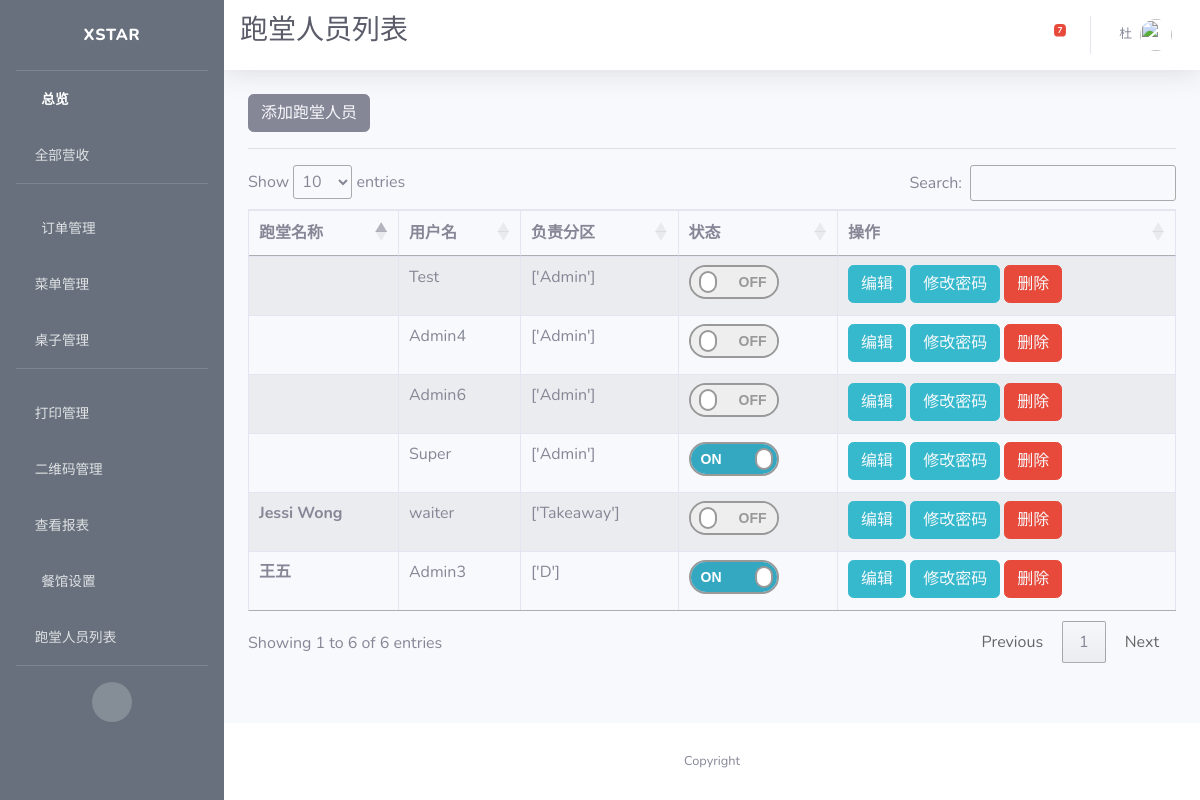
Screenshot of /admin/users/manage (signed in) with the database file from the repository.
### app/models.py (models this page shows, shortened)
class User(UserMixin, db.Model):
    id = db.Column(db.Integer, primary_key=True)
    username = db.Column(db.String(64), index=True, unique=True, nullable=False)
    alias = db.Column(db.String(64))
    email = db.Column(db.String(120), unique=True)
    password_hash = db.Column(db.String(128))
    permissions = db.Column(db.Integer)
    container = db.Column(db.String(300))

### app/routes.py (the view)
@app.route('/admin/users/manage')
@login_required
def users_manage():
    referrer = request.headers.get('Referer')
    if current_user.permissions < 2:
        return render_template('auth_error.html', referrer=referrer)
    users = User.query.filter(User.id != current_user.id,
                              User.permissions <= current_user.permissions).all()
    user2container = {user.id: json.loads(user.container) for user in users
                      if user.container is not None}
    user_in_use = {user.id: json.loads(user.container).get('inUse') for user in users}
    return render_template('users_manage.html',
                           users=users,
                           user2container=user2container,
                           user_in_use=user_in_use)

### app/models.py (called while the page is built)
@login.user_loader
def load_user(id):
    return User.query.get(int(id))

### app/templates/users_manage.html (shortened to what this page needs)
{% extends 'base.html' %}
{% block css %}
<link rel="stylesheet" type="text/css" href="https://cdn.datatables.net/1.10.19/css/jquery.dataTables.css">
<link rel="stylesheet" type="text/css" href="https://cdnjs.cloudflare.com/ajax/libs/twitter-bootstrap/4.1.3/css/bootstrap.css">
<link rel="stylesheet" type="text/css" href="https://cdn.datatables.net/1.10.19/css/dataTables.bootstrap4.min.css">
<link rel="stylesheet" href={{ url_for('static', filename='css/table_switch.css') }}>
{% endblock %}
{% block title %}
<h1 class="h3 mb-2 text-gray-800">跑堂人员列表</h1>
<br>
{% endblock %}
{% block content %}
<button type="button" class="btn btn-secondary">
  <a href={{ url_for('add_user') }} style="color: rgb(247, 249, 252)">
    添加跑堂人员
  </a>
</button>
<hr>
<div class="row">
    <div class="col-sm-12">
        <table id="example" class="table table-striped table-bordered">
      <thead>
        <tr>
          <th scope="col">跑堂名称</th>
          <th scope="col">用户名</th>
          <th scope="col">负责分区</th>
          <th scope="col">状态</th>
          <th scope="col">操作</th>
        </tr>
      </thead>
      <tbody>
        {% for user in users %}
        <tr>
          <th scope="row">{{user.alias}}</th>
          <td>{{user.username}}</td>
          {% if user2container.get(user.id) %}
          <td>{{ user2container.get(user.id).get('section') }}</td>
          {% else %}
          <td></td>
          {% endif %}
          <td>
            <div class="onoffswitch">
              <label class="onoffswitch-label" for={{user.id}}>
                  <span class="onoffswitch-switch"></span>
              </label>
            </div>
          </td>
          <td>
            <span>
              <button type="button" class="btn btn-info"><a style="color: rgb(247, 249, 252)" href={{ url_for('edit_user', user_id=user.id) }}>编辑</a></button>
            </span>
            <span>
              <button type="button" class="btn btn-info"><a style="color: rgb(247, 249, 252)" href={{ url_for('update_password', user_id=user.id) }}>修改密码</a></button>
            </span>
            <span>
              <button type="button" class="btn btn-danger"><a style="color: rgb(247, 249, 252)" href={{ url_for('delete_user', user_id=user.id) }}>删除</a></button>
            </span>
          </td>
        </tr>
        {% endfor %}
      </tbody>
    </table>
    </div>
</div>
{% endblock %}

### app/templates/base.html (shortened to what this page needs)
<!DOCTYPE html>
<html lang="en">
<head>
  {% block css %}
  {% endblock %}
  <link href="{{ url_for('static', filename='fontawesome-free/css/all.min.css') }}" rel="stylesheet" type="text/css">
  <link href="{{ url_for('static', filename='css/sb-admin-2.min.css')}}" rel="stylesheet">
</head>
<body id="page-top">
  <div id="wrapper">
    <ul class="navbar-nav bg-gradient-primary sidebar sidebar-dark accordion" id="accordionSidebar">
      <a class="sidebar-brand d-flex align-items-center justify-content-center" href="{{ url_for('index') }}">
        <div class="sidebar-brand-text mx-3">Xstar</div>
      </a>
      <hr class="sidebar-divider my-0">
      <li class="nav-item active">
        <a class="nav-link" href="{{url_for('index') }}">
          <i class="fas fa-fw fa-tachometer-alt"></i>
          <span>总览</span></a>
      </li>
      <li class="nav-item">
        <a class="nav-link collapsed" href="#" data-toggle="collapse" data-target="#collapseOne" aria-expanded="true" aria-controls="collapseOne">
          <i class="fas fa-money-bill-alt"></i>
          <span>全部营收</span>
        </a>
      </li>
      <hr class="sidebar-divider">
      <li class="nav-item">
        <a class="nav-link collapsed" href="#" data-toggle="collapse" data-target="#collapseTwo" aria-expanded="true" aria-controls="collapseTwo">
          <i class="fas fa-fw fa-cog"></i>
          <span>订单管理</span>
        </a>
      </li>
      <li class="nav-item">
        <a class="nav-link collapsed" href="#" data-toggle="collapse" data-target="#collapseMenu" aria-expanded="true" aria-controls="collapseTwo">
        <i class="fas fa-utensils"></i>
          <span>菜单管理</span>
        </a>
      </li>
      <li class="nav-item">
        <a class="nav-link collapsed" href="#" data-toggle="collapse" data-target="#collapseUtilities" aria-expanded="true" aria-controls="collapseUtilities">
          <i class="fas fa-chair"></i>
          <span>桌子管理</span>
        </a>
      </li>
      <hr class="sidebar-divider">
      <li class="nav-item">
        <a class="nav-link collapsed" href="#" data-toggle="collapse" data-target="#collapsePages" aria-expanded="true" aria-controls="collapsePages">
          <i class="fas fa-print"></i>
          <span>打印管理</span>
        </a>
      </li>
      <li class="nav-item">
        <a class="nav-link" href={{ url_for('qrcode_manage') }}>
          <i class="fas fa-qrcode"></i>
          <span>二维码管理</span>
        </a>
      </li>
      <li class="nav-item">
        <a class="nav-link collapsed" href="#" data-toggle="collapse" data-target="#collapseLogs" aria-expanded="true" aria-controls="collapseUtilities">
          <i class="far fa-sticky-note"></i>
          <span>查看报表</span>
        </a>
      </li>
      <li class="nav-item">
        <a class="nav-link" href="{{ url_for('set_store') }}">
          <i class="fas fa-fw fa-wrench"></i>
          <span>餐馆设置</span></a>
      </li>
      <li class="nav-item">
        <a class="nav-link" href="{{ url_for('users_manage') }}">
          <i class="fas fa-users"></i>
          <span>跑堂人员列表</span></a>
      </li>
      <hr class="sidebar-divider d-none d-md-block">
      <div class="text-center d-none d-md-inline">
        <button class="rounded-circle border-0" id="sidebarToggle"></button>
      </div>
    </ul>
    <div id="content-wrapper" class="d-flex flex-column">
      <div id="content">
        <nav class="navbar navbar-expand navbar-light bg-white topbar mb-4 static-top shadow">
          {% block title %}
          {% endblock %}
          <ul class="navbar-nav ml-auto">
            <li class="nav-item dropdown no-arrow mx-1">
              <a class="nav-link dropdown-toggle" href="#" id="messagesDropdown" role="button" data-toggle="dropdown" aria-haspopup="true" aria-expanded="false">
                <i class="fas fa-envelope fa-fw"></i>
                <span class="badge badge-danger badge-counter">7</span>
              </a>
            </li>
            <li class="nav-item dropdown no-arrow">
              <a class="nav-link dropdown-toggle" href="#" id="userDropdown" role="button" data-toggle="dropdown" aria-haspopup="true" aria-expanded="false">
                <span class="mr-2 d-none d-lg-inline text-gray-600 small">{{ current_user.alias }}</span>
                <img class="img-profile rounded-circle" src="https://source.unsplash.com/QAB-WJcbgJk/60x60">
              </a>
            </li>
          </ul>
        </nav>
        <div class="container-fluid">
          {% block content %}{% endblock %}
        </div>
      </div>
      <footer class="sticky-footer bg-white">
        <div class="container my-auto">
          <div class="copyright text-center my-auto">
            <span>Copyright {{ title }}</span>
          </div>
        </div>
      </footer>
    </div>
  </div>
</body>
</html>

### app/static/css/table_switch.css (style rules this page uses)
.onoffswitch { position: relative; width: 90px; -webkit-user-select:none; -moz-user-select:none; -ms-user-select: none; }
.onoffswitch-label { display: block; overflow: hidden; cursor: pointer; border: 2px solid #999999; border-radius: 20px; }
.onoffswitch-switch { display: block; width: 18px; margin: 6px; background: #FFFFFF; position: absolute; top: 0; bottom: 0; right: 56px; border: 2px solid #999999; border-radius: 20px; transition: all 0.3s ease-in 0s; }
.onoffswitch-checkbox:checked + .onoffswitch-label .onoffswitch-switch { right: 0px; }

### app/templates/base.html (style rules this page uses)
.bg-gradient-primary { background-image: linear-gradient(180deg,#67707c 10%,#67707c 100%); background-size: cover; }

### rows the page displays
User: alias "杜"
User: alias "王五", username "Admin3", get "['D']"
User: username "Test", get "['Admin']"
User: alias "Jessi Wong", username "waiter", get "['Takeaway']"
User: username "Admin4", get "['Admin']"
User: username "Admin6", get "['Admin']"
User: username "Super", get "['Admin']"
